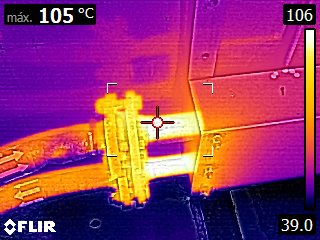
#> input picture FLIR0060.jpg, 320 x 240 px
$ python analyze_flir0060.py
#> lines starting #> are read from the running program, lines starting #| are printed output that depends on the picture
"""
Analisa a imagem original FLIR0060.jpg para medir precisamente:
- Posição e tamanho das caixas de temperatura
- Altura, posição e alinhamento dos caracteres
- Gap entre prefix, dígitos e sufixo
"""
from PIL import Image, ImageDraw
import numpy as np
import sys

img = Image.open("FLIR0060.jpg").convert("RGB")
#> img is the input picture: PIL image 320x240 RGB; mean R, G, B 147.2, 54.1, 102.7
arr = np.array(img)
W, H = img.width, img.height
#> W = 320; H = 240
print(f"Dimensões: {W}x{H}")
#| Dimensões: 320x240

# ── Análise da caixa do spot (topo-esquerda) ──────────────────────────────
# Encontrar a caixa preta no canto superior esquerdo
# A caixa deve ser escura (RGB < 60) com bordas arredondadas

def is_dark(r,g,b, thresh=80):
    return r < thresh and g < thresh and b < thresh

def is_light_text(r,g,b):
    return r > 180 and g > 180 and b > 180

# Varredura para encontrar caixa preta
print("\n── Caixa do spot (top-left) ──")
box_x1, box_y1, box_x2, box_y2 = None, None, None, None
# Procura coluna com pixels escuros na região top-left (x:0-160, y:0-40)
for y in range(0, 40):
    for x in range(0, 160):
        r,g,b = arr[y,x]
        if is_dark(r,g,b, 60):
            if box_y1 is None:
                box_y1 = y
                box_x1 = x
            box_y2 = y
            box_x2 = max(box_x2 or 0, x)
#> after the loop, box_x1 = 5; box_y1 = 4

print(f"  Estimativa caixa: x={box_x1}-{box_x2}, y={box_y1}-{box_y2}")
#|   Estimativa caixa: x=5-95, y=4-24
print(f"  Altura estimada da caixa: {(box_y2 or 0) - (box_y1 or 0) + 1}px")
#|   Altura estimada da caixa: 21px
print(f"  Largura estimada da caixa: {(box_x2 or 0) - (box_x1 or 0) + 1}px")
#|   Largura estimada da caixa: 91px

# ── Análise linha a linha dos pixels claros na região da caixa ────────────
print("\n── Pixels claros (texto) na região top-left (x:0-140, y:0-35) ──")
text_rows = {}
for y in range(0, 35):
    light_xs = []
    for x in range(0, 140):
        r,g,b = arr[y,x]
        if is_light_text(r,g,b):
            light_xs.append(x)
    if light_xs:
        text_rows[y] = (min(light_xs), max(light_xs), len(light_xs))
#> after the loop, text_rows = 15 items

for y, (x1,x2,cnt) in sorted(text_rows.items()):
    print(f"  y={y:2d}: x={x1:3d}-{x2:3d} ({cnt} pixels claro)")
#> this loop made 15 passes
#> (x1, x2, cnt) on passes 1 to 12: (43, 92, 25), (43, 92, 24), (40, 86, 18), (40, 86, 17), (43, 86, 15), (43, 86, 13), (43, 86, 17), (43, 86, 18), (43, 92, 14), (43, 92, 17), (43, 72, 12), (43, 72, 10)
#|   y= 8: x= 43- 92 (25 pixels claro)
#|   y= 9: x= 43- 92 (24 pixels claro)
#|   y=10: x= 40- 86 (18 pixels claro)
#|   y=11: x= 40- 86 (17 pixels claro)
#|   y=12: x= 43- 86 (15 pixels claro)
#|   y=13: x= 43- 86 (13 pixels claro)
#|   y=14: x= 43- 86 (17 pixels claro)
#|   y=15: x= 43- 86 (18 pixels claro)
#> (further printed lines are left out)

# Calcular altura efetiva do texto
if text_rows:
    ys = sorted(text_rows.keys())
#> ys = [8, 9, 10, 11, 12, 13, 14, 15, 16, 17, 18, 19, 20, 21, 22]
    text_top = ys[0]
#> text_top = 8
    text_bottom = ys[-1]
#> text_bottom = 22
    print(f"\n  Texto: top={text_top}, bottom={text_bottom}, altura_efetiva={text_bottom-text_top+1}px")
#|   Texto: top=8, bottom=22, altura_efetiva=15px

# ── Identificar regiões de cada elemento (prefix, digits, suffix) ──────────
print("\n── Colunas com texto por região ──")
col_has_text = {}
for x in range(0, 140):
    light_ys = []
    for y in range(0, 35):
        r,g,b = arr[y,x]
        if is_light_text(r,g,b):
            light_ys.append(y)
    if light_ys:
        col_has_text[x] = (min(light_ys), max(light_ys), len(light_ys))
#> after the loop, col_has_text = 40 items

# Encontrar grupos de colunas (palavras/glifos separados)
prev_x = None
groups = []
cur_group = []
for x in sorted(col_has_text.keys()):
    if prev_x is None or x - prev_x <= 2:
        cur_group.append(x)
    else:
        if cur_group:
            groups.append(cur_group)
        cur_group = [x]
    prev_x = x
#> this loop made 40 passes
#> (x, cur_group, prev_x) on passes 9, 19, 29, 34: (51, [51], 51), (63, [63], 63), (79, [79], 79), (86, [86], 86)
#> (x, prev_x) on passes 1 to 6: (40, 40), (41, 41), (42, 42), (43, 43), (44, 44), (45, 45)
#> after the loop, groups = [[40, 41, 42, 43, 44, 45, 46, 47], [51, 52, 53, 54, 55, 56, 57, 58, 59, 60], [63, 64, 65, 66, 67, 68, 69, 70, 71, 72], [79, 80, 81, 82, 83]]
if cur_group:
    groups.append(cur_group)

print(f"  Grupos de texto encontrados: {len(groups)}")
#|   Grupos de texto encontrados: 5
for i, g in enumerate(groups):
    xs = g
    ys_in_group = []
    for x in xs:
        ys_in_group.extend([col_has_text[x][0], col_has_text[x][1]])
    y_top = min(ys_in_group)
    y_bot = max(ys_in_group)
    print(f"  Grupo {i+1}: x={xs[0]}-{xs[-1]} (w={xs[-1]-xs[0]+1}px), y={y_top}-{y_bot} (h={y_bot-y_top+1}px)")
#> this loop made 5 passes
#> (xs, y_bot) on passes 1 to 5: ([40, 41, 42, 43, 44, 45, 46, 47], 22), ([51, 52, 53, 54, 55, 56, 57, 58, 59, 60], 22), ([63, 64, 65, 66, 67, 68, 69, 70, 71, 72], 22), ([79, 80, 81, 82, 83], 12), ([86, 87, 88, 89, 90, 91, 92], 17)
#|   Grupo 1: x=40-47 (w=8px), y=8-22 (h=15px)
#|   Grupo 2: x=51-60 (w=10px), y=8-22 (h=15px)
#|   Grupo 3: x=63-72 (w=10px), y=8-22 (h=15px)
#|   Grupo 4: x=79-83 (w=5px), y=8-12 (h=5px)
#|   Grupo 5: x=86-92 (w=7px), y=8-17 (h=10px)

# ── Caixa top-right (Tmax = "106") ────────────────────────────────────────
print("\n── Caixa top-right (Tmax) ──")
for y in range(0, 35):
    light_xs = []
    for x in range(W-60, W):
        r,g,b = arr[y,x]
        if is_light_text(r,g,b):
            light_xs.append(x)
    if light_xs:
        print(f"  y={y:2d}: x={min(light_xs):3d}-{max(light_xs):3d}")

# ── Caixa bottom-right (Tmin = "39.0") ─────────────────────────────────────
print("\n── Caixa bottom-right (Tmin) ──")
for y in range(H-35, H):
    light_xs = []
    for x in range(W-80, W):
        r,g,b = arr[y,x]
        if is_light_text(r,g,b):
            light_xs.append(x)
    if light_xs:
        print(f"  y={y:3d}: x={min(light_xs):3d}-{max(light_xs):3d}")

# ── Salvar imagem anotada ──────────────────────────────────────────────────
out = img.copy()
draw = ImageDraw.Draw(out)
# Marcar cada pixel claro na região do texto
for y in range(0, 35):
    for x in range(0, 140):
        r,g,b = arr[y,x]
        if is_light_text(r,g,b):
            draw.point((x,y), fill=(255,0,0))
out.save("tests/ThermixStudio.RenderingChecks/flir0060_analysis.png")
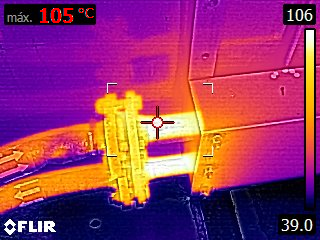
#> saved as flir0060_analysis.png: PIL image 320x240 RGB; mean R, G, B 147.2, 53.2, 101.9
print("\n  Imagem anotada salva em tests/.../flir0060_analysis.png")

$ run again, with FLIR0192.jpg copied over FLIR0060.jpg
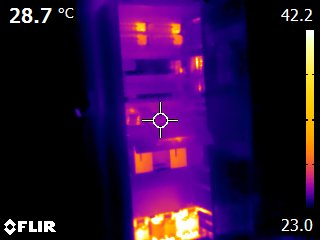
#> input picture FLIR0192.jpg, 320 x 240 px
#> img is the input picture: PIL image 320x240 RGB; mean R, G, B 45.3, 14.1, 61.4
#| Dimensões: 320x240
#> after the loop `for y in range(0, 40):`: box_x1 = 0
#|   Estimativa caixa: x=0-83, y=0-39
#|   Altura estimada da caixa: 40px
#|   Largura estimada da caixa: 84px
#> after the loop `for y in range(0, 35):`: text_rows = 15 items
#> the loop `for y, (x1,x2,cnt) in sorted(text_rows.items()):` made 15 passes
#> (x1, x2, cnt) on passes 1 to 8: (11, 72, 30), (11, 72, 29), (10, 66, 16), (17, 66, 13), (17, 66, 13), (17, 66, 10), (16, 66, 13), (15, 66, 12)
#> (printed output is left out)
#> ys = [8, 9, 10, 11, 12, 13, 14, 15, 16, 17, 18, 19, 20, 21, 22]
#> text_top = 8
#> text_bottom = 22
#|   Texto: top=8, bottom=22, altura_efetiva=15px
#> after the loop `for x in range(0, 140):`: col_has_text = 45 items
#> the loop `for x in sorted(col_has_text.keys()):` made 45 passes
#> (x, cur_group, prev_x) on passes 11, 21, 24, 34, 39: (22, [22], 22), (35, [35], 35), (41, [41], 41), (59, [59], 59), (66, [66], 66)
#> after the loop `for x in sorted(col_has_text.keys()):`: groups = [[10, 11, 12, 13, 14, 15, 16, 17, 18, 19], [22, 23, 24, 25, 26, 27, 28, 29, 30, 31], [35, 36, 37], [41, 42, 43, 44, 45, 46, 47, 48, 49, 50], [59, 60, 61, 62, 63]]
#|   Grupos de texto encontrados: 6
#> the loop `for i, g in enumerate(groups):` made 6 passes
#> (xs, y_top, y_bot) on passes 1 to 6: ([10, 11, 12, 13, 14, 15, 16, 17, 18, 19], 8, 22), ([22, 23, 24, 25, 26, 27, 28, 29, 30, 31], 8, 22), ([35, 36, 37], 20, 22), ([41, 42, 43, 44, 45, 46, 47, 48, 49, 50], 8, 22), ([59, 60, 61, 62, 63], 8, 12), ([66, 67, 68, 69, 70, 71, 72], 8, 17)
#> (printed output is left out)
#> `out.save("tests/ThermixStudio.RenderingChecks/flir0060_analysis.png")`:
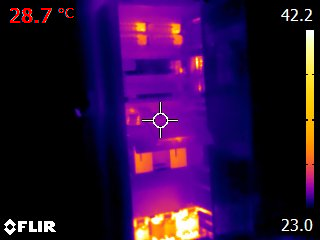
#> saved as flir0060_analysis.png: PIL image 320x240 RGB; mean R, G, B 45.4, 13.3, 60.7

$ run again, with FLIR0193.jpg copied over FLIR0060.jpg
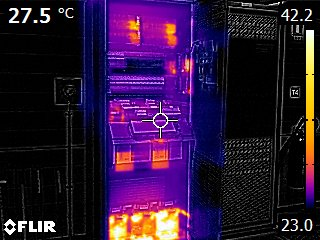
#> input picture FLIR0193.jpg, 320 x 240 px
#> img is the input picture: PIL image 320x240 RGB; mean R, G, B 46.8, 22.1, 57.5
#| Dimensões: 320x240
#> after the loop `for y in range(0, 40):`: box_x1 = 0
#|   Estimativa caixa: x=0-99, y=0-39
#|   Altura estimada da caixa: 40px
#|   Largura estimada da caixa: 100px
#> after the loop `for y in range(0, 35):`: text_rows = 15 items
#> the loop `for y, (x1,x2,cnt) in sorted(text_rows.items()):` made 15 passes
#> (x1, x2, cnt) on passes 1 to 8: (11, 72, 32), (10, 72, 30), (10, 66, 12), (16, 66, 10), (16, 66, 11), (16, 66, 8), (15, 66, 14), (14, 66, 14)
#> (printed output is left out)
#> ys = [8, 9, 10, 11, 12, 13, 14, 15, 16, 17, 18, 19, 20, 21, 22]
#> text_top = 8
#> text_bottom = 22
#|   Texto: top=8, bottom=22, altura_efetiva=15px
#> after the loop `for x in range(0, 140):`: col_has_text = 47 items
#> the loop `for x in sorted(col_has_text.keys()):` made 47 passes
#> (x, cur_group, prev_x) on passes 11, 21, 24, 34, 39, 46: (21, [21], 21), (34, [34], 34), (40, [40], 40), (59, [59], 59), (66, [66], 66), (137, [137], 137)
#> after the loop `for x in sorted(col_has_text.keys()):`: groups = [[9, 10, 11, 12, 13, 14, 15, 16, 17, 18], [21, 22, 23, 24, 25, 26, 27, 28, 29, 30], [34, 35, 36], [40, 41, 42, 43, 44, 45, 46, 47, 48, 49], [59, 60, 61, 62, 63], [66, 67, 68, 69, 70, 71, 72]]
#|   Grupos de texto encontrados: 7
#> the loop `for i, g in enumerate(groups):` made 7 passes
#> (xs, y_top, y_bot) on passes 1 to 7: ([9, 10, 11, 12, 13, 14, 15, 16, 17, 18], 8, 22), ([21, 22, 23, 24, 25, 26, 27, 28, 29, 30], 8, 22), ([34, 35, 36], 20, 22), ([40, 41, 42, 43, 44, 45, 46, 47, 48, 49], 8, 22), ([59, 60, 61, 62, 63], 8, 12), ([66, 67, 68, 69, 70, 71, 72], 8, 17), ([137, 138], 17, 22)
#> (printed output is left out)
#> `out.save("tests/ThermixStudio.RenderingChecks/flir0060_analysis.png")`:
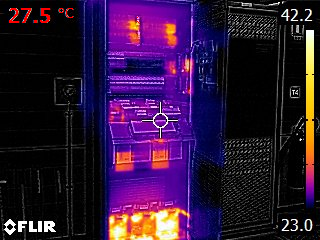
#> saved as flir0060_analysis.png: PIL image 320x240 RGB; mean R, G, B 46.9, 21.3, 56.7

$ run again, with 1MSX.jpg copied over FLIR0060.jpg
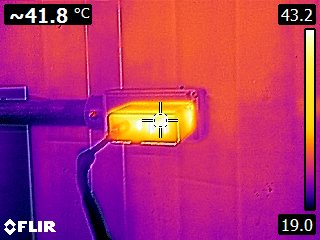
#> input picture 1MSX.jpg, 320 x 240 px
#> img is the input picture: PIL image 320x240 RGB; mean R, G, B 175, 48.2, 108.6
#| Dimensões: 320x240
#> after the loop `for y in range(0, 40):`: box_x1 = 5; box_y1 = 4
#|   Estimativa caixa: x=5-91, y=4-24
#|   Altura estimada da caixa: 21px
#|   Largura estimada da caixa: 87px
#> after the loop `for y in range(0, 35):`: text_rows = 17 items
#> the loop `for y, (x1,x2,cnt) in sorted(text_rows.items()):` made 17 passes
#> (x1, x2, cnt) on passes 1 to 8: (32, 88, 20), (31, 88, 19), (30, 82, 19), (29, 82, 19), (28, 82, 17), (27, 82, 14), (12, 82, 21), (11, 82, 22)
#> (printed output is left out)
#> ys = [8, 9, 10, 11, 12, 13, 14, 15, 16, 17, 18, 19, 20, 21, 22, 23, 24]
#> text_top = 8
#> text_bottom = 24
#|   Texto: top=8, bottom=24, altura_efetiva=17px
#> after the loop `for x in range(0, 140):`: col_has_text = 56 items
#> the loop `for x in sorted(col_has_text.keys()):` made 56 passes
#> (x, cur_group, prev_x) on passes 13, 23, 31, 34, 44, 49, 56: (26, [26], 26), (39, [39], 39), (51, [51], 51), (57, [57], 57), (75, [75], 75), (82, [82], 82), (119, [119], 119)
#> after the loop `for x in sorted(col_has_text.keys()):`: groups = [[11, 12, 13, 14, 15, 16, 17, 18, 19, 20, 21, 22], [26, 27, 28, 29, 30, 31, 32, 33, 34, 35], [39, 40, 41, 42, 43, 44, 45, 46], [51, 52, 53], [57, 58, 59, 60, 61, 62, 63, 64, 65, 66], [75, 76, 77, 78, 79], [82, 83, 84, 85, 86, 87, 88]]
#|   Grupos de texto encontrados: 8
#> the loop `for i, g in enumerate(groups):` made 8 passes
#> (xs, y_top, y_bot) on passes 1 to 7: ([11, 12, 13, 14, 15, 16, 17, 18, 19, 20, 21, 22], 14, 18), ([26, 27, 28, 29, 30, 31, 32, 33, 34, 35], 8, 22), ([39, 40, 41, 42, 43, 44, 45, 46], 8, 22), ([51, 52, 53], 20, 22), ([57, 58, 59, 60, 61, 62, 63, 64, 65, 66], 8, 22), ([75, 76, 77, 78, 79], 8, 12), ([82, 83, 84, 85, 86, 87, 88], 8, 17)
#> (printed output is left out)
#> `out.save("tests/ThermixStudio.RenderingChecks/flir0060_analysis.png")`:
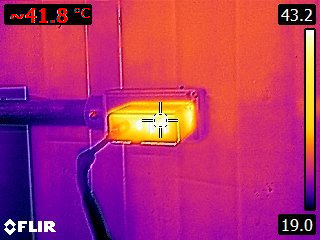
#> saved as flir0060_analysis.png: PIL image 320x240 RGB; mean R, G, B 175.1, 47.2, 107.7
